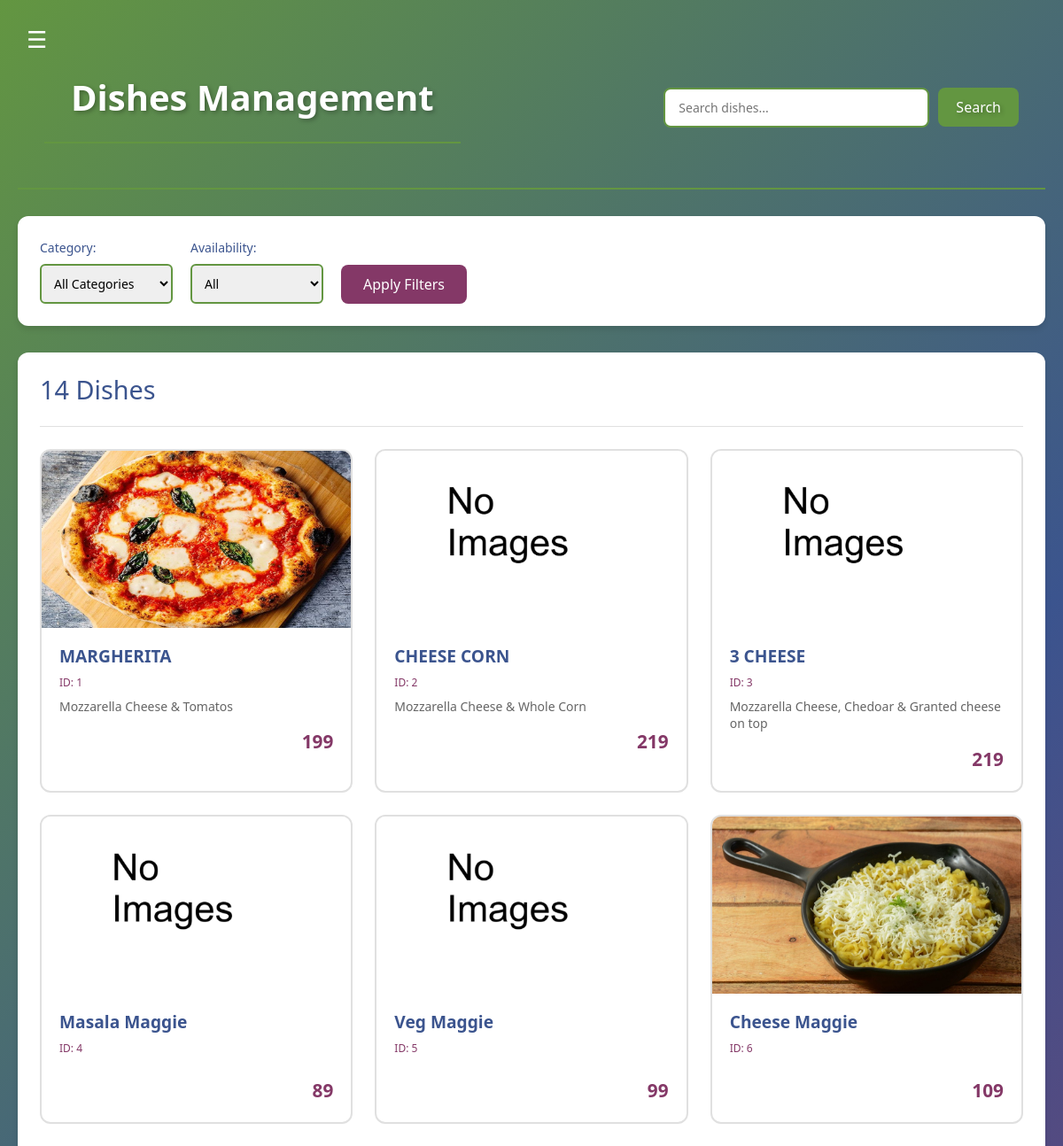
/billing/dishes/ (upper part), run on an earlier commit of the app's database.
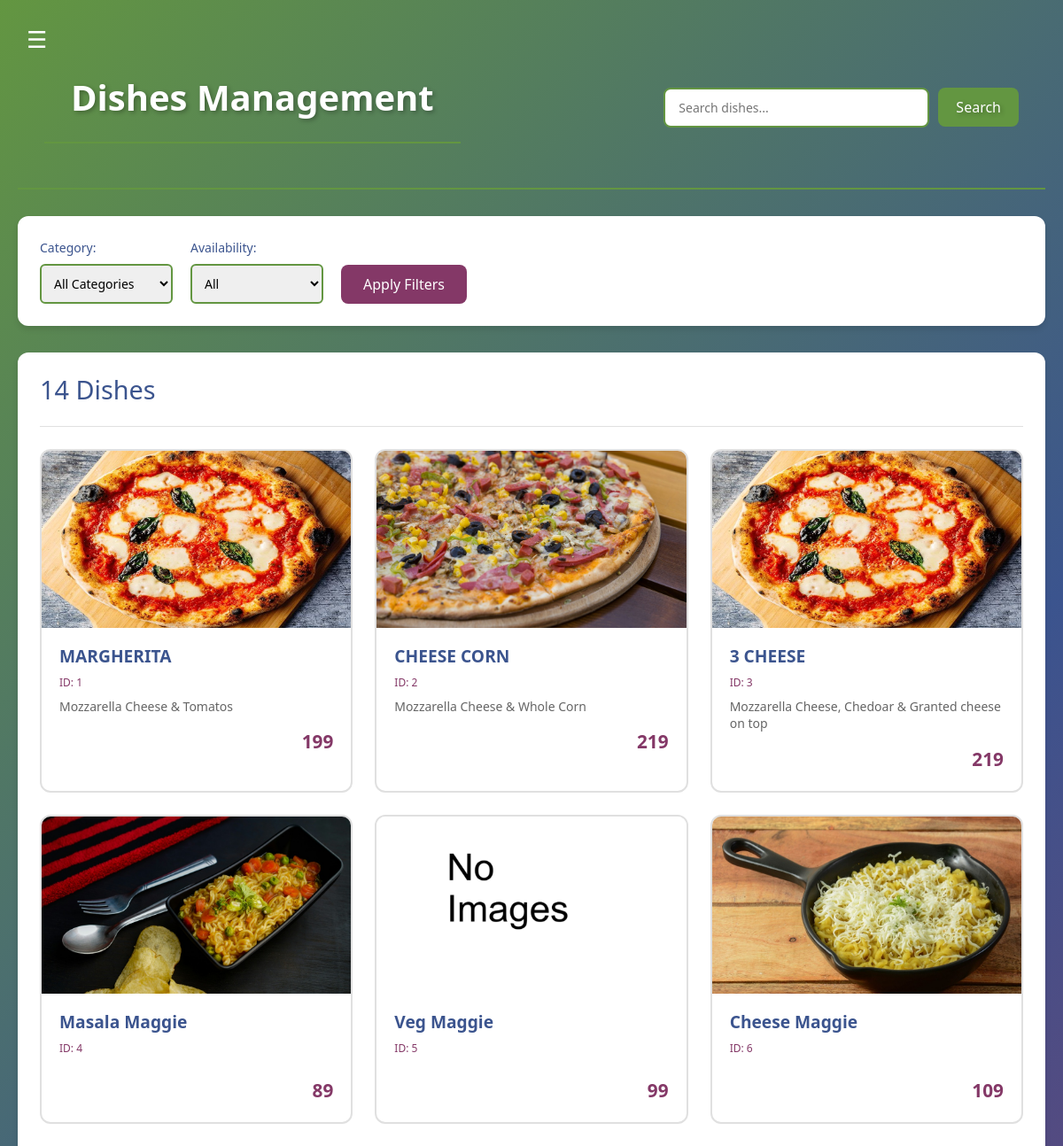
And on a later commit of the database.
### Order/models.py (models this page shows, shortened)
class Dishes(models.Model):
    ch = [("SG", "Signature"), ("SP", "Spicy"), ("SP", "Special")]
    category = models.ForeignKey(Categories, on_delete=models.CASCADE)
    dish_name = models.CharField(max_length=150)
    receipe = models.TextField(blank=True, null=True)
    price = models.IntegerField()
    optional = models.CharField(choices=ch, null=True, blank=True, max_length=100)
    is_available = models.BooleanField(default=True)
    dish_image = models.ImageField(upload_to="Images", null=True, blank=True)

### Billing/views.py (the view, shortened to what this page needs)
# urls.py: path('dishes/',views.dishes, name="dishes"),
def dishes(request):
    dishes = Dishes.objects.all()
    dish_list = []
    for dish in dishes:
        id = dish.id
        name = dish.dish_name
        image = dish.dish_image
        print(image)
        price = dish.price
        receipe = dish.receipe
        category = dish.category.category_name
        is_available = dish.is_available
        dish_list.append({'id':id,'name':name,'image':image,'price':price,'category':category,'is_available':is_available, 'receipe':receipe})
    length = len(dish_list)
    return render(request, 'billing/dish.html', {'title':'Dish manager', 'dishes':dish_list, 'length':length})

### templates/billing/dish.html (shortened to what this page needs)
{% extends "billing/base1.html" %}
{% load static %}
{% block content %}
  <button class="toggle-btn" onclick="toggleSidebar()">☰</button>
    <div class="main-container">
    <header>
      <header class="page-title">Dishes Management</header>
      <div class="header-actions">
        <form class="search-form" method="GET">
          <input type="text" name="search" id="searchInput" placeholder="Search dishes..." class="search-input">
          <a href="# " class="search-btn btn btn-primary">Search</a>
        </form>
      </div>
    </header>
    <div class="content">
      <div class="filters-section">
        <form class="filter-form" method="GET">
          <div class="filter-group">
            <label for="categoryFilter">Category:</label>
            <select id="categoryFilter" name="category">
              <option value="">All Categories</option>
            </select>
          </div>
          <div class="filter-group">
            <label for="availabilityFilter">Availability:</label>
            <select id="availabilityFilter" name="availability">
              <option value="">All</option>
            </select>
          </div>
          <button type="submit" class="filter-btn">Apply Filters</button>
        </form>
      </div>
      <div class="dishes-section">
        <div class="section-header">
          <h2 id="dishCount">{{length}} Dishes</h2>
        </div>
        <div class="dishes-grid" id="dishesGrid">
          {% for dish in dishes %}
          <div class="dish-card">
            {% if dish.image %}
                <img src="{{ dish.image.url }}" alt="{{ dish.name }}" class="dish-image" loading="lazy">
            {% else %}
                <img src="{% static 'Images/default.png' %}" alt="No Image" class="dish-image" loading="lazy">
            {% endif %}
            <div class="dish-info">
              <div class="dish-header">
                <h3 class="dish-name">{{dish.name}}</h3>
              </div>
              <div class="dish-id">ID: {{dish.id}}</div>
              <p class="dish-recipe"> {{dish.receipe}}</p>
              <div class="dish-price">{{dish.price}}</div>
            </div>
          </div>
          {% endfor %}
        </div>
      </div>
    </div>
  </div>
{% endblock %}

### templates/billing/base1.html (shortened to what this page needs)
{% load static %}
<!doctype html>
<html lang="en">
  <head>
    <link href="https://cdn.jsdelivr.net/npm/bootstrap@5.3.7/dist/css/bootstrap.min.css" rel="stylesheet">
    <link href="https://cdn.jsdelivr.net/npm/bootstrap@5.3.2/dist/css/bootstrap.min.css" rel="stylesheet">
    <link href="https://cdn.jsdelivr.net/npm/bootstrap@5.3.0/dist/css/bootstrap.min.css" rel="stylesheet">
     <link rel="stylesheet" href="https://cdnjs.cloudflare.com/ajax/libs/font-awesome/6.5.0/css/all.min.css">
    <link rel="stylesheet" href="{% static 'Billing/css/dish.css' %}">
  </head>
  <body class="bg-dark text-light">
        {% block content %}
        {% endblock %}
  </body>
</html>

### static/Billing/css/dish.css (style rules this page uses)
body { background: linear-gradient(135deg, #639641, #3b548e, #843867); color: #f8f9fa; font-family: 'Segoe UI', Tahoma, Geneva, Verdana, sans-serif; }
header { text-align: center; padding: 30px; color: #fff; font-size: 2rem; font-weight: bold; text-shadow: 2px 2px 5px rgba(0, 0, 0, 0.3); }
body { margin: 0; font-family: Arial, sans-serif; }
.toggle-btn { font-size: 26px; cursor: pointer; background: #1e293b00; color: #fff; padding: 10px 15px; border: none; position: fixed; top: 15px; left: 15px; z-index: 1100; border-radius: 5px; }
* { margin: 0; padding: 0; box-sizing: border-box; }
body { font-family: 'Segoe UI', Tahoma, Geneva, Verdana, sans-serif; background-color: #f5f5f5; color: #333; }
.main-container { max-width: 1400px; margin: 0 auto; padding: 20px; }
header { display: flex; justify-content: space-between; align-items: center; margin-bottom: 30px; padding-bottom: 20px; border-bottom: 2px solid #639641; }
.page-title { font-size: 2.5rem; color: #ffffff; font-weight: 600; }
.header-actions { display: flex; gap: 15px; }
.search-form { display: flex; gap: 10px; align-items: center; }
.search-input { padding: 10px 15px; border: 2px solid #639641; border-radius: 8px; font-size: 14px; width: 300px; outline: none; transition: border-color 0.3s; }
.search-btn { padding: 10px 20px; background-color: #639641; color: white; border: none; border-radius: 8px; cursor: pointer; font-weight: 500; transition: background-color 0.3s; }
.content { display: flex; flex-direction: column; gap: 30px; }
.filters-section { background: white; padding: 25px; border-radius: 12px; box-shadow: 0 4px 6px rgba(0, 0, 0, 0.1); }
.filter-form { display: flex; gap: 20px; align-items: end; flex-wrap: wrap; }
.filter-group { display: flex; flex-direction: column; gap: 8px; min-width: 150px; }
.filter-group label { font-weight: 500; color: #3b548e; font-size: 14px; }
.filter-group select, .filter-group input { padding: 10px; border: 2px solid #639641; border-radius: 6px; font-size: 14px; outline: none; transition: border-color 0.3s; }
.filter-btn { padding: 10px 25px; background-color: #843867; color: white; border: none; border-radius: 8px; cursor: pointer; font-weight: 500; transition: background-color 0.3s; height: fit-content; }
.dishes-section { background: white; padding: 25px; border-radius: 12px; box-shadow: 0 4px 6px rgba(0, 0, 0, 0.1); }
.section-header { display: flex; justify-content: space-between; align-items: center; margin-bottom: 25px; padding-bottom: 15px; border-bottom: 1px solid #e0e0e0; }
.section-header h2 { color: #3b548e; font-size: 1.8rem; }
.dishes-grid { display: grid; grid-template-columns: repeat(auto-fill, minmax(320px, 1fr)); gap: 25px; }
.dish-card { border: 2px solid #e0e0e0; border-radius: 12px; overflow: hidden; background: white; transition: all 0.3s ease; position: relative; }
.dish-image { width: 100%; height: 200px; object-fit: cover; background-color: #f0f0f0; }
.dish-info { padding: 20px; }
.dish-header { display: flex; justify-content: space-between; align-items: flex-start; margin-bottom: 10px; }
.dish-name { font-size: 1.2rem; font-weight: 600; color: #3b548e; margin: 0; }
.dish-id { font-size: 12px; color: #843867; font-weight: 500; margin-bottom: 8px; }
.dish-recipe { color: #666; font-size: 14px; line-height: 1.4; margin-bottom: 15px; display: -webkit-box; -webkit-line-clamp: 3; -webkit-box-orient: vertical; overflow: hidden; }
.dish-price { font-size: 1.3rem; font-weight: 700; color: #843867; text-align: right; }

What changed in the data, as far as the page shows it:
changed Dishes "CHEESE CORN": dish_image empty → "Images/cheese_corn_pizza.jpg" (drawn)
changed Dishes "3 CHEESE": dish_image empty → "Images/marghereta_pizza_Ay0H3EY.jpeg" (drawn)
changed Dishes "Masala Maggie": dish_image empty → "Images/masala_maggie.jpg" (drawn)
